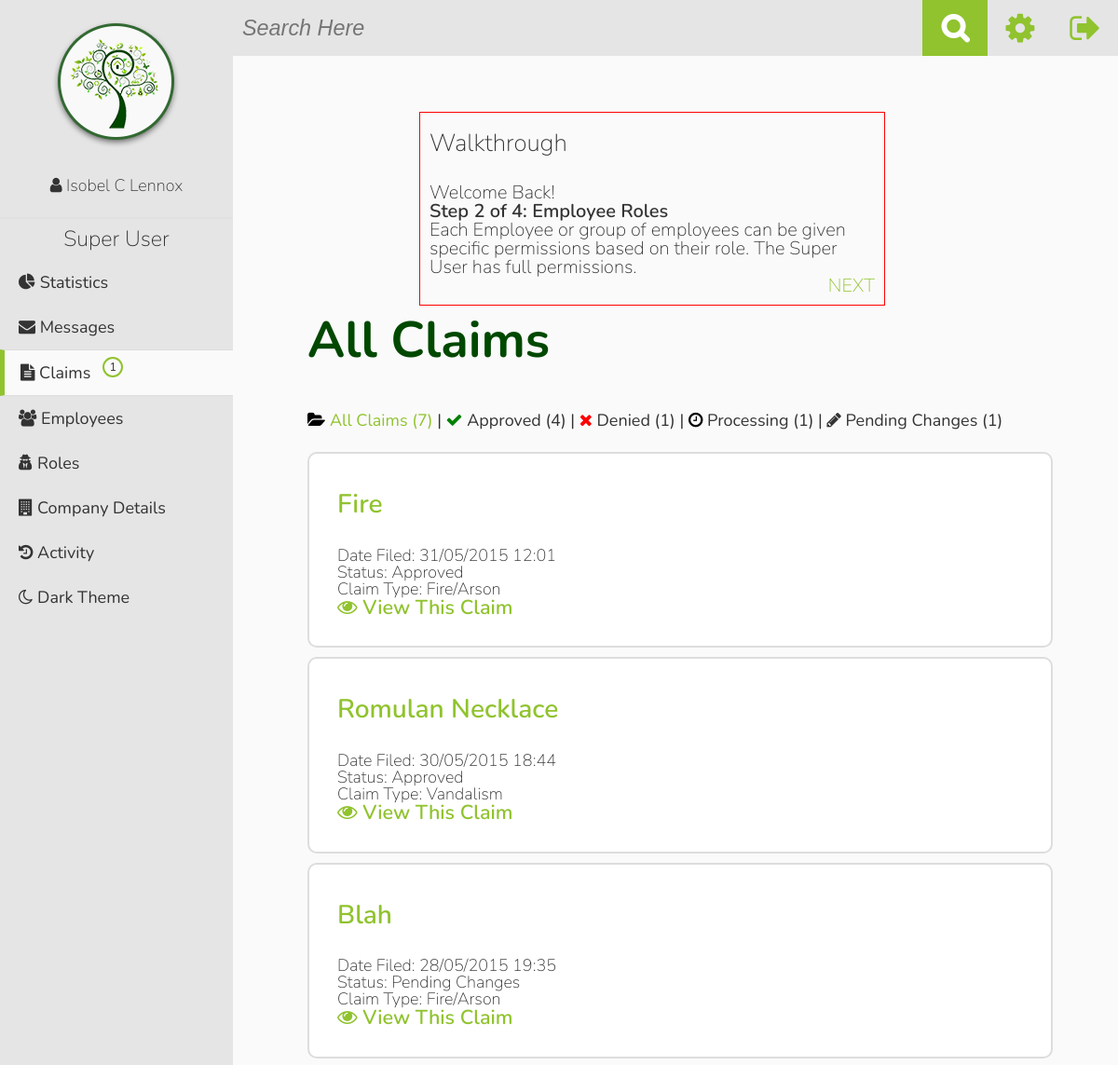
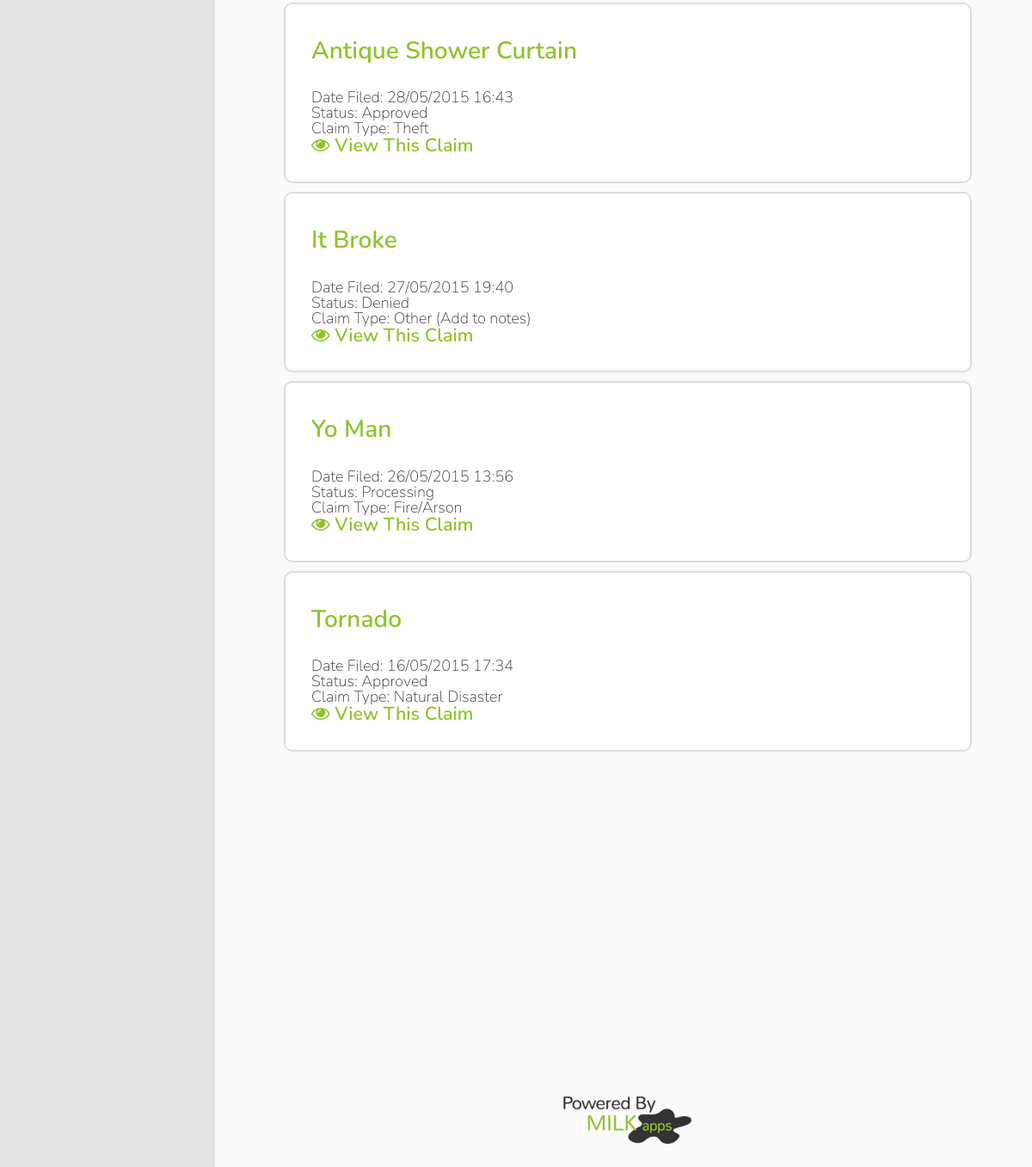
/claims.php (signed in), run on the app's committed database (2 pictures, top to bottom).
### tables this page shows
CREATE TABLE IF NOT EXISTS `company_details` (
  `id` int(11) NOT NULL,
  `logo` varchar(60) DEFAULT NULL,
  `name` varchar(60) NOT NULL,
  `address` varchar(60) NOT NULL,
  `city` varchar(60) NOT NULL,
  `state` varchar(20) NOT NULL,
  `zip` varchar(10) NOT NULL,
  `phone` varchar(20) NOT NULL,
  `content` varchar(500) NOT NULL
);

CREATE TABLE IF NOT EXISTS `roles` (
  `id` int(11) NOT NULL,
  `name` varchar(60) NOT NULL
);

CREATE TABLE IF NOT EXISTS `claims` (
  `id` int(11) NOT NULL,
  `status_id` int(7) NOT NULL,
  `datetime` varchar(60) NOT NULL,
  `title` varchar(60) NOT NULL,
  `notes` varchar(999) NOT NULL,
  `claim_type` int(7) NOT NULL,
  `user_id` int(7) NOT NULL,
  `updated` varchar(10) NOT NULL,
  `hidden` int(1) NOT NULL
);

CREATE TABLE IF NOT EXISTS `status_types` (
  `id` int(11) NOT NULL,
  `name` varchar(60) NOT NULL
);

CREATE TABLE IF NOT EXISTS `claim_types` (
  `id` int(11) NOT NULL,
  `name` varchar(30) NOT NULL
);

### claims.php (the view, shortened to what this page needs)
<?php
$current_page="claims";
include("inc/header.php"); ?>
         <?php
            $all_query  = "SELECT COUNT(*) as total FROM claims WHERE status_id != 1";
            $all_result = mysqli_query($connection, $all_query);
            $data=mysqli_fetch_assoc($all_result);
            $pending_query  = "SELECT COUNT(*) as total FROM claims WHERE status_id=0";
            $pending_result = mysqli_query($connection, $pending_query);
            $pdata=mysqli_fetch_assoc($pending_result);
            $waiting_query  = "SELECT COUNT(*) as total FROM claims WHERE status_id=4";
            $waiting_result = mysqli_query($connection, $waiting_query);
            $wdata=mysqli_fetch_assoc($waiting_result);
            $approved_query  = "SELECT COUNT(*) as total FROM claims WHERE status_id=2";
            $approved_result = mysqli_query($connection, $approved_query);
            $adata=mysqli_fetch_assoc($approved_result);
            $denied_query  = "SELECT COUNT(*) as total FROM claims WHERE status_id=3";
            $denied_result = mysqli_query($connection, $denied_query);
            $ddata=mysqli_fetch_assoc($denied_result);
    if(isset($_GET['pending'])){
        echo "<h1>Unprocessed Claims</h1>";
        ?>
        <div class="claim_filters">
           <a href="claims.php"><i class="fa fa-folder-open black"></i> All Claims (<?php echo $data['total']; ?>) </a>|
           <a href="claims.php?approved"><i class="fa fa-check green"></i> Approved (<?php echo $adata['total']; ?>) </a>|
           <a href="claims.php?denied"><i class="fa fa-times red"></i> Denied (<?php echo $ddata['total']; ?>) </a>|
           <a href="claims.php?pending" class='current_link'><i class="fa fa-clock-o black"></i> Processing (<?php echo $pdata['total']; ?>) </a>|
           <a href="claims.php?changes"><i class="fa fa-pencil"></i> Pending Changes (<?php echo $wdata['total']; ?>)</a>
        </div>
        <?php
        $query  = "SELECT * FROM claims WHERE status_id=0 ORDER BY id DESC";
    }else{
  echo "<h1>All Claims</h1>";
   ?>
        <div class="claim_filters">
           <a href="claims.php" class='current_link'><i class="fa fa-folder-open black"></i> All Claims (<?php echo $data['total']; ?>) </a>|
           <a href="claims.php?approved"><i class="fa fa-check green"></i> Approved (<?php echo $adata['total']; ?>) </a>|
           <a href="claims.php?denied"><i class="fa fa-times red"></i> Denied (<?php echo $ddata['total']; ?>) </a>|
           <a href="claims.php?pending"><i class="fa fa-clock-o black"></i> Processing (<?php echo $pdata['total']; ?>) </a>|
           <a href="claims.php?changes"><i class="fa fa-pencil"></i> Pending Changes (<?php echo $wdata['total']; ?>)</a>
        </div>
        <?php
    $query  = "SELECT * FROM claims WHERE status_id != 1 ORDER BY id DESC";
    }
    $result = mysqli_query($connection, $query);
    if($result){
        foreach($result as $show){
            echo "<div class=\"notes_container\">";
    $type_query  = "SELECT * FROM claim_types WHERE id={$show['claim_type']}";
    $type_result = mysqli_query($connection, $type_query);
    if($type_result){
        $type_array=mysqli_fetch_assoc($type_result);
        $claim_type=$type_array['name'];
    }
    $status_query  = "SELECT * FROM status_types WHERE id={$show['status_id']}";
    $status_result = mysqli_query($connection, $status_query);
    if($status_result){
        $status_array=mysqli_fetch_assoc($status_result);
        $status=$status_array['name'];
    }
            echo "<a href=\"claim_details.php?id=".$show['id']."\"><h4>".$show['title']."</h4></a><br/>";
            echo "Date Filed: ".$show['datetime']."<br/>";
            echo "Status: ".$status."<br/>";
            echo "Claim Type: ".$claim_type."<br/>";
               echo "<a href=\"claim_details.php?id=".$show['id']."\"><i class=\"fa fa-eye\"></i> View this Claim</a>";
            echo "</div>";
            }
        }
?>
<?php include("inc/footer.php"); ?>

### inc/header.php (shortened to what this page needs)
<?php require_once("inc/session.php");
?>
<!DOCTYPE html>
<html>
    <head>
        <link rel="stylesheet" href="//maxcdn.bootstrapcdn.com/font-awesome/4.3.0/css/font-awesome.min.css">
        <?php if(isset($_SESSION['theme'])){
        if($_SESSION['theme']==1){
                     ?>
                    <link rel="stylesheet" href="css/style.css">
                    <link rel="stylesheet" href="css/dark-theme.css">
            <?php  }else{
                      ?>
                    <link rel="stylesheet" href="css/style.css">
            <?php   }
        }else{ ?>
            <link rel="stylesheet" href="css/style.css">
        <?php } ?>
        <link rel="stylesheet" href="js/fancybox/source/jquery.fancybox.css?v=2.1.5" type="text/css" media="screen" />
    </head>
<body>
<nav>
  <div class= 'logo_user'>
    <?php
        $logo_query="SELECT * FROM company_details";
        $logo_found=mysqli_query($connection, $logo_query);;
        if($logo_found){
            $details=mysqli_fetch_assoc($logo_found);
            $logo=$details['logo'];
        }else{
            $logo="img/under_my_roof_sm.png";
        }
        ?>
    <a href="index.php"><img src="<?php echo $logo; ?>" alt="Greenwell Bank Logo"></a><br>
<?php
if(isset($sub_page) && $sub_page=="profile"){
    echo "<p class=\"sub_page\"><i class=\"fa fa-user\"> </i><a href=\"profile.php\"> " . $_SESSION['username'] ."</a></p>";
}else{
   echo " <p><i class=\"fa fa-user\"> </i>" . "    ". "<a href=\"profile.php\">" . $_SESSION['username'] . "</a></p>";
}
echo "</div>";
if($_SESSION['is_employee']==0){
         ?>
        <ul>
         <?php
                if(isset($current_page) && $current_page=="dashboard"){
                    echo "<li class=\"current_page\"><a href=\"index.php\"><i class=\"fa fa-tachometer\"></i> Dashboard</a></li>";
                }else{
                   echo " <li><a href=\"index.php\"><i class=\"fa fa-tachometer\"></i> Dashboard</a></li>";
                }
                if(isset($current_page) && $current_page=="inventory"){
                    echo "<li class=\"current_page\"><a href='inventory.php'><i class=\"fa fa-cubes\"></i> Inventory</a>";
                    echo "<ul>";
                    if(isset($sub_page)&&($sub_page == "add_item")) {
                      echo "<li class=\"sub_page\"><a href='add_item.php'><i class=\"fa fa-plus\"></i> Add Item</a></li>";
                    } else {
                      echo "<li><a href=\"add_item.php\"><i class=\"fa fa-plus\"></i> Add Item</a></li>";
                    }
                    if(isset($sub_page)&&($sub_page == "view_rooms")) {
                      echo "<li class=\"sub_page\"><a href='rooms.php'><i class=\"fa fa-eye\"></i> Manage Rooms</a></li>";
                    } else {
                      echo "<li><a href='rooms.php'><i class=\"fa fa-eye\"></i> Manage Rooms</a></li>";
                    }
                    echo "</ul></li>";
                ?>
            <?php
                }else{
                   echo " <li><a href='inventory.php'><i class=\"fa fa-cubes\"></i> Inventory</a> ";
                     ?>
              <ul>
                <li><a href="add_item.php"><i class="fa fa-plus"></i> Add Item</a></li>
                <li><a href="rooms.php"><i class="fa fa-eye"></i> Manage Rooms</a></li>
              </ul> </li>
               <?php
                }
    if(isset($current_page) && $current_page=="claims"){
      $all_query  = "SELECT COUNT(*) as total FROM claims WHERE user_id={$_SESSION['user_id']} AND status_id=4";
      $all_result = mysqli_query($connection, $all_query);
      $data=mysqli_fetch_assoc($all_result);
      if($data['total']==0){ $claim_alert=""; $total_alerts=""; }else{ $claim_alert="claim_alert_client"; $total_alerts=$data['total']; }
      ?>
            <li class="current_page"><a class='alert_container' href="claim_history.php"><i class="fa fa-folder-open"></i> Claims <div class="<?php echo $claim_alert; ?>"><?php echo $total_alerts; ?></div></a>
            <ul>
          <?php
              if(isset($sub_page)&&($sub_page == "file_claim")) {
                echo "<li class=\"sub_page\"><a href=\"file_new_claim.php\"><i class=\"fa fa-file-text\"></i> File Claim</a></li> ";
              } else {
                echo "<li><a href=\"file_new_claim.php\"><i class=\"fa fa-file-text\"></i> File Claim</a></li>";
              }?>
            </ul>
            </li>
<?php }else{
            $all_query  = "SELECT COUNT(*) as total FROM claims WHERE user_id={$_SESSION['user_id']} AND status_id=4";
            $all_result = mysqli_query($connection, $all_query);
            $data=mysqli_fetch_assoc($all_result);
            if($data['total']==0){ $claim_alert=""; $total_alerts=""; }else{ $claim_alert="claim_alert_client"; $total_alerts=$data['total']; }
          ?>
            <li><a class='alert_container' href="claim_history.php"><i class="fa fa-folder-open"></i> Claims <div class="<?php echo $claim_alert; ?>"><?php echo $total_alerts; ?></div></a>
                <ul>
                 <li><a href="file_new_claim.php"><i class="fa fa-file-text"></i> File Claim</a></li>
                </ul>
            </li>
   <?php }
             if(isset($current_page) && $current_page=="activity"){ ?>
            <li class="current_page"><a href="activity.php"><i class="fa fa-history"></i> Activity</a></li>
            <?php }else{ ?>
             <li><a href="activity.php"><i class="fa fa-history"></i> Activity</a></li>
           <?php  }
            if(isset($current_page) && $current_page=="help"){?>
             <?php }else{ ?>
              <?php  } ?>
        </ul>
<?php }else{
     ?>
     <?php
    $role_query  = "SELECT * FROM roles WHERE id={$_SESSION['role']}";
    $role_result = mysqli_query($connection, $role_query);
    if($role_result){
        $role=mysqli_fetch_assoc($role_result);
        echo "<h4>".$role['name']."</h4>";
    }
    $claim_notification="SELECT COUNT(*) as total FROM claims WHERE status_id=0";
    $result=mysqli_query($connection, $claim_notification);
    $data=mysqli_fetch_assoc($result);
    $total= $data['total'];
   $role=0;
     foreach($_SESSION['permissions'] as $key => $val){
        if($val==3){
            $role++;
        }
    }  ?>
            <ul>
                   <?php
                    $message_query="SELECT COUNT(*) as messages FROM messages WHERE sent_to={$_SESSION['user_id']} AND viewed=0";
                    $message_found=mysqli_query($connection, $message_query);
                    $mes=mysqli_fetch_assoc($message_found);
                    $num_messg= $mes['messages'];
                    ?>
                <?php  if(isset($current_page) && $current_page=="dashboard"){ ?>
                        <li class="current_page"><a href="index.php"><i class="fa fa-pie-chart"></i> Statistics</a></li>
                <?php  }else{ ?>
                    <li><a href="index.php"><i class="fa fa-pie-chart"></i> Statistics</a></li>
                <?php   } ?>
                <?php  if(isset($current_page) &&  $current_page=="messages"){ ?>
                        <li class="current_page"><a href="messages.php" class='alert_container'><i class="fa fa-envelope"></i> Messages <?php if(!empty($num_messg) || $num_messg!=="0"){ ?> <div class="claim_alert"><?php echo $num_messg; ?></div><?php } ?></a></li>
                <?php  }else{ ?>
                        <li><a href="messages.php" class='alert_container'><i class="fa fa-envelope"></i> Messages </a></li>
                <?php   } ?>
                <?php
                      if(isset($current_page) && $current_page=="claims"){ ?>
                <li class="current_page"><a class='alert_container' href="claims.php?pending"><i class="fa fa-file-text"></i> Claims <?php if(!empty($total)){ ?><div class="claim_alert"><?php echo $total; ?></div><?php } ?></a></li>
              <?php  }else{ ?>
                <li><a class='alert_container' href="claims.php?pending"><i class="fa fa-file-text"></i> Claims <?php if(!empty($total)){ ?><div class="claim_alert"><?php echo $total; ?></div><?php } ?></a></li>
             <?php   } ?>
                <?php  if(isset($current_page) && $current_page=="employees"){ ?>
                        <li class="current_page"><a href="employees.php"><i class="fa fa-users"></i> Employees</a></li>
              <?php  }else{ ?>
                     <li><a href="employees.php"><i class="fa fa-users"></i> Employees</a></li>
             <?php   } ?>
                <?php  if(isset($current_page) && $current_page=="roles"){
                        if($role == 1){ ?>
                            <li class="current_page"><a href="roles.php"><i class="fa fa-user-secret"></i> Roles</a></li>
                        <?php }?>
              <?php  }else{
                        if($role == 1){ ?>
                <li><a href="roles.php"><i class="fa fa-user-secret"></i> Roles</a></li>
                <?php }?>
             <?php   } ?>
            <?php  if(isset($current_page) && $current_page=="company"){ ?>
                        <li class="current_page"><a href="company_details.php"><i class="fa fa-building"></i> Company Details</a></li>
              <?php  }else{ ?>
                      <li><a href="company_details.php"><i class="fa fa-building"></i> Company Details</a></li>
             <?php   } ?>
                <?php if(isset($current_page) && $current_page=="activity"){ ?>
                <li class="current_page"><a href="activity.php"><i class="fa fa-history"></i> Activity</a></li>
                    <?php }else{ ?>
                     <li><a href="activity.php" ><i class="fa fa-history"></i> Activity</a></li>
                   <?php  } ?>
            </ul>
<?php }  ?>
            <ul id="themes">
                 <?php if(isset($_SESSION['theme'])){
            if($_SESSION['theme']==1){
                  echo "<li><a href=\"edit.php?theme\"><i class=\"fa fa-sun-o\"></i> Light Theme</a></li>";
                    }else{
                    echo "<li><a href=\"edit.php?theme\"><i class=\"fa fa-moon-o\"></i> Dark Theme</a></li>";
                    }
                }else{
            echo "<li><a href=\"edit.php?theme\"><i class=\"fa fa-moon-o\"></i> Dark Theme</a></li>";
            }
        ?>
             </ul>
          </nav>
<header>
    <div class="search_container">
        <form class='search' action="search.php" method="POST">
          <input type="search" placeholder='Search Here' name="query" id="searchbar">
          <input type="submit" name="search" id="nav_search" value="&#xf002;">
      </form>
  </div>
    <div class="account_links">
        <div>
          <a title="Manage Account Settings" href="edit_profile.php#settings"><i id="spinCog" class="fa fa-cog fa-2x"></i></a>
        </div>
        <div>
          <a title="Log Out" href="logout.php"><i class="fa fa-sign-out fa-2x"></i></a>
        </div>
    </div>
</header>
        <div class="clearfix" id="page">
              <?php echo walkthrough(); ?>
              <div class="content_wrapper">

### data on the page
company_details: logo (picture)
roles: name "Super User"
claims: title "Fire", datetime "31/05/2015 12:01", status_types.name "Approved", claim_types.name "Fire/Arson"
claims: title "Romulan Necklace", datetime "30/05/2015 18:44", status_types.name "Approved", claim_types.name "Vandalism"
claims: title "Blah", datetime "28/05/2015 19:35", status_types.name "Pending Changes", claim_types.name "Fire/Arson"
claims: title "Antique Shower Curtain", datetime "28/05/2015 16:43", status_types.name "Approved", claim_types.name "Theft"
claims: title "It Broke", datetime "27/05/2015 19:40", status_types.name "Denied", claim_types.name "Other (Add to notes)"
claims: title "Yo Man", datetime "26/05/2015 13:56", status_types.name "Processing", claim_types.name "Fire/Arson"
claims: title "Tornado", datetime "16/05/2015 17:34", status_types.name "Approved", claim_types.name "Natural Disaster"

### other printed values
$_SESSION['username'] "Isobel C Lennox"
$total "1"
walkthrough() "Welcome Back! Step 2 of 4: Employee Roles Each Employee or group of employees can be given specific permissions based on their role. The Super User has full permissions. NEXT"
$data['total'] "7"
$adata['total'] "4"
$ddata['total'] "1"
$pdata['total'] "1"
$wdata['total'] "1"
